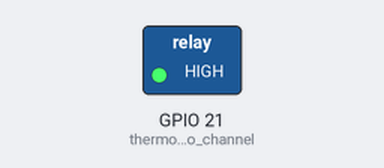
The program below on a simulated Raspberry Pi (BCM pin numbers). On the bench: switched loads named in the program (green lamp = pin HIGH). At 0.0 s the program stops and its outputs stay as they are.

Above: at 0.1 s.
Timing chart, 0 to 1.5 s (numbered marks = the images above):
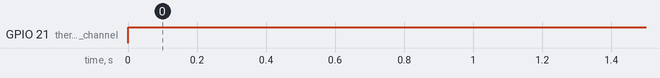

Measured:
- by itself, GPIO 21 (thermostat_relay_gpio_channel): LOW → HIGH at 0.00 s

The program:

gpio_test_on.py
```python
#!/usr/bin/env python

import RPi.GPIO as GPIO

thermostat_relay_gpio_channel = 21

def main():
    GPIO.setmode(GPIO.BCM)
    GPIO.setwarnings(False)
    GPIO.setup(thermostat_relay_gpio_channel, GPIO.OUT)
    GPIO.output(thermostat_relay_gpio_channel, True)

if __name__ == "__main__":
    main()
```
